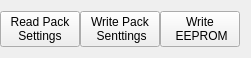
    <widget class="QWidget" name="layoutWidget">
     <property name="geometry">
      <rect>
       <x>500</x>
       <y>660</y>
       <width>251</width>
       <height>51</height>
      </rect>
     </property>
     <layout class="QHBoxLayout" name="horizontalLayout" stretch="0,0,0">
      <property name="spacing">
       <number>0</number>
      </property>
      <property name="sizeConstraint">
       <enum>QLayout::SetMinAndMaxSize</enum>
      </property>
      <property name="leftMargin">
       <number>0</number>
      </property>
      <item>
       <widget class="QPushButton" name="readPackButton">
        <property name="enabled">
         <bool>true</bool>
        </property>
        <property name="sizePolicy">
         <sizepolicy hsizetype="Fixed" vsizetype="Expanding">
          <horstretch>9</horstretch>
          <verstretch>0</verstretch>
         </sizepolicy>
        </property>
        <property name="layoutDirection">
         <enum>Qt::LeftToRight</enum>
        </property>
        <property name="autoFillBackground">
         <bool>false</bool>
        </property>
        <property name="text">
         <string>Read Pack 
 Settings </string>
        </property>
       </widget>
      </item>
      <item>
       <widget class="QPushButton" name="pushButton_2">
        <property name="sizePolicy">
         <sizepolicy hsizetype="Minimum" vsizetype="Expanding">
          <horstretch>0</horstretch>
          <verstretch>0</verstretch>
         </sizepolicy>
        </property>
        <property name="font">
         <font>
          <kerning>true</kerning>
         </font>
        </property>
        <property name="autoFillBackground">
         <bool>false</bool>
        </property>
        <property name="text">
         <string>Write Pack 
 Senttings</string>
        </property>
        <property name="checkable">
         <bool>false</bool>
        </property>
       </widget>
      </item>
      <item>
       <widget class="QPushButton" name="writeEepromButton">
        <property name="sizePolicy">
         <sizepolicy hsizetype="Minimum" vsizetype="Expanding">
          <horstretch>0</horstretch>
          <verstretch>0</verstretch>
         </sizepolicy>
        </property>
        <property name="text">
         <string>Write 
 EEPROM</string>
        </property>
        <property name="iconSize">
         <size>
          <width>16</width>
          <height>16</height>
         </size>
        </property>
       </widget>
      </item>
     </layout>
    </widget>
